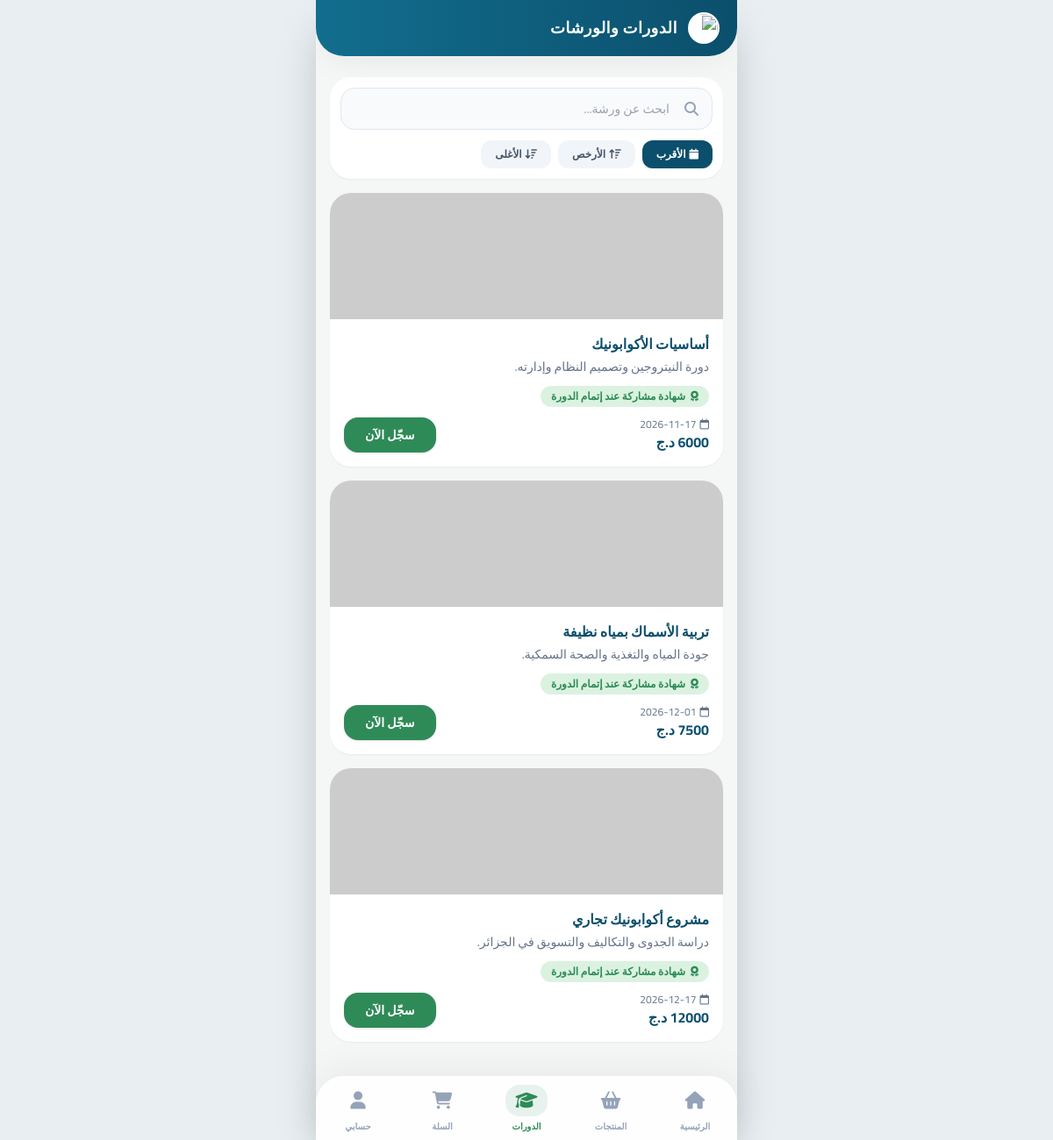
/workshops (signed in), run on an earlier commit of the app's database.
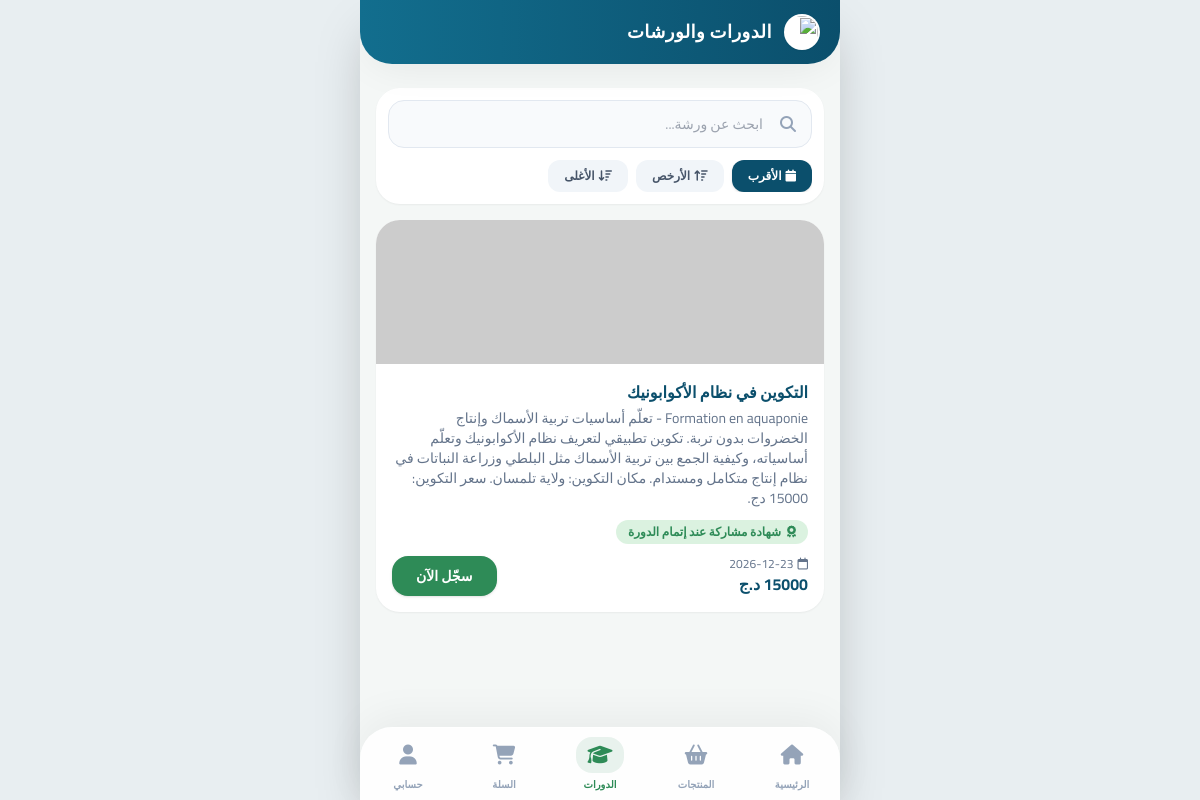
And on a later commit of the database.
### models.py (models this page shows)
class Workshop(db.Model):
    id = db.Column(db.Integer, primary_key=True)
    title = db.Column(db.String(150), nullable=False)
    description = db.Column(db.Text, default="")
    price = db.Column(db.Float, default=0)
    date = db.Column(db.Date)
    image_url = db.Column(db.String(300), default="")

### app.py (the view)
@app.route("/workshops")
@login_required
def workshops():
    search_query = request.args.get('q', '').strip()
    sort_by = request.args.get('sort', 'date_asc')
    query = Workshop.query
    if search_query:
        query = query.filter(
            (Workshop.title.ilike(f'%{search_query}%')) |
            (Workshop.description.ilike(f'%{search_query}%'))
        )
    if sort_by == 'price_asc':
        query = query.order_by(Workshop.price.asc())
    elif sort_by == 'price_desc':
        query = query.order_by(Workshop.price.desc())
    else:
        query = query.order_by(Workshop.date.asc())
    workshops = query.all()
    in_cart = {k for k in session.get("cart", {}) if k.startswith("w:")}
    return render_template("workshops.html", workshops=workshops, in_cart=in_cart, search_query=search_query, sort_by=sort_by)

### app.py (called while the page is built)
@login_manager.user_loader
def load_user(uid):
    return db.session.get(User, int(uid))

@app.context_processor
def inject_cart_count():
    return {"cart_count": sum(session.get("cart", {}).values())}

### templates/workshops.html
{% extends 'base.html' %}{% block title %}الدورات{% endblock %}{% block page_title %}الدورات والورشات{% endblock %}
{% block content %}
<div class="bg-white rounded-3xl p-3 shadow-sm mb-4">
  <form method="GET" action="{{ url_for('workshops') }}" class="flex flex-col gap-3">
    <div class="relative">
      <i class="fa-solid fa-magnifying-glass absolute right-4 top-1/2 -translate-y-1/2 text-slate-400"></i>
      <input type="text" name="q" value="{{ search_query }}" placeholder="ابحث عن ورشة..."
             class="w-full h-12 rounded-2xl bg-slate-50 border border-slate-200 pr-12 pl-4 text-sm focus:outline-none focus:ring-2 focus:ring-leaf">
    </div>
    <div class="flex gap-2 overflow-x-auto no-scrollbar">
      <button type="submit" name="sort" value="date_asc"
              class="shrink-0 px-4 py-2 rounded-xl text-xs font-bold transition {{ 'bg-ocean text-white shadow' if sort_by=='date_asc' else 'bg-slate-100 text-slate-600' }}">
        <i class="fa-solid fa-calendar ml-1"></i>الأقرب
      </button>
      <button type="submit" name="sort" value="price_asc"
              class="shrink-0 px-4 py-2 rounded-xl text-xs font-bold transition {{ 'bg-ocean text-white shadow' if sort_by=='price_asc' else 'bg-slate-100 text-slate-600' }}">
        <i class="fa-solid fa-arrow-up-wide-short ml-1"></i>الأرخص
      </button>
      <button type="submit" name="sort" value="price_desc"
              class="shrink-0 px-4 py-2 rounded-xl text-xs font-bold transition {{ 'bg-ocean text-white shadow' if sort_by=='price_desc' else 'bg-slate-100 text-slate-600' }}">
        <i class="fa-solid fa-arrow-down-wide-short ml-1"></i>الأغلى
      </button>
    </div>
  </form>
</div>
<div class="space-y-4">
{% for w in workshops %}
<div class="bg-white rounded-3xl shadow-sm overflow-hidden">
  <img src="{{ w.image_url }}" class="h-36 w-full object-cover" alt="">
  <div class="p-4">
    <h3 class="font-extrabold text-ocean">{{ w.title }}</h3>
    <p class="text-sm text-slate-500 mt-1">{{ w.description }}</p>
    <span class="inline-flex items-center gap-1.5 mt-3 rounded-full bg-mint/30 text-leaf px-3 py-1 text-xs font-extrabold"><i class="fa-solid fa-award"></i>شهادة مشاركة عند إتمام الدورة</span>
    <div class="flex items-center justify-between mt-3">
      <div class="text-xs text-slate-500"><i class="fa-regular fa-calendar ml-1"></i>{{ w.date.strftime('%Y-%m-%d') if w.date }}<br><b class="text-ocean text-base">{{ '%g' % w.price }} د.ج</b></div>
      {% if 'w:%d'|format(w.id) in in_cart %}<a href="{{ url_for('cart') }}" class="px-5 py-2.5 rounded-2xl bg-mint/40 text-leaf font-bold text-sm"><i class="fa-solid fa-check ml-1"></i>في السلة</a>
      {% else %}<form method="post" action="{{ url_for('cart_add', kind='w', item_id=w.id) }}"><button class="px-6 py-2.5 rounded-2xl bg-leaf text-white font-extrabold text-sm shadow active:scale-95 transition">سجّل الآن</button></form>{% endif %}
    </div>
  </div>
</div>
{% else %}
  <div class="text-center text-slate-500 py-10">
    <i class="fa-solid fa-graduation-cap text-4xl text-slate-300 mb-3"></i>
    <p>لا توجد ورشات تطابق بحثك.</p>
    <a href="{{ url_for('workshops') }}" class="inline-block mt-3 text-leaf font-bold text-sm">مسح البحث</a>
  </div>
{% endfor %}
</div>
{% endblock %}

### templates/base.html (shortened to what this page needs)
<!DOCTYPE html>
<html lang="ar" dir="rtl">
<head>
<link rel="stylesheet" href="https://cdnjs.cloudflare.com/ajax/libs/font-awesome/6.5.1/css/all.min.css" media="print" onload="this.media='all'">
<link rel="stylesheet" href="{{ url_for('static', filename='css/app.css') }}?v=1">
</head>
<body class="font-sans text-slate-800">
<div class="relative max-w-[480px] mx-auto min-h-screen bg-app shadow-2xl overflow-hidden">
  {% if current_user.is_authenticated %}
  <header class="sticky top-0 z-30 bg-gradient-to-l from-ocean to-[#126E8E] text-white px-5 h-16 flex items-center gap-3 rounded-b-[2rem] shadow-soft">
    <img src="{{ url_for('static', filename='images/logo.svg') }}" class="h-9 w-9 rounded-full bg-white p-0.5 shadow-sm" alt="">
    <h1 class="font-extrabold text-lg tracking-wide">{% block page_title %}AquaSmart DZ{% endblock %}</h1>
  </header>
  {% endif %}
  {% set msgs = get_flashed_messages(with_categories=true) %}
  <main class="px-4 pt-6 {{ 'pb-28' if current_user.is_authenticated else 'pb-8' }} animate__animated animate__fadeIn">
    {% block content %}{% endblock %}
  </main>
  {% if current_user.is_authenticated %}
  <nav class="fixed bottom-0 inset-x-0 mx-auto max-w-[480px] z-40 glass-nav rounded-t-[2rem] shadow-[0_-10px_40px_rgba(0,0,0,0.05)] pb-safe">
    <div class="grid grid-cols-5 h-[4.5rem]">
      {% set ep = request.endpoint or '' %}
      {% for e, group, icon, label in [
        ('home', ['home'], 'fa-house', 'الرئيسية'),
        ('products', ['products'], 'fa-basket-shopping', 'المنتجات'),
        ('workshops', ['workshops'], 'fa-graduation-cap', 'الدورات'),
        ('cart', ['cart'], 'fa-cart-shopping', 'السلة'),
        ('profile', ['profile','admin_dashboard','admin_crud','admin_users','admin_orders','admin_aquarium'], 'fa-user', 'حسابي')] %}
      <a href="{{ url_for(e) }}" class="flex flex-col items-center justify-center gap-1 text-[10px] font-extrabold transition-all duration-300 {{ 'text-leaf' if ep in group else 'text-slate-400 hover:text-slate-600' }}">
        <span class="relative h-9 w-12 grid place-items-center rounded-2xl {{ 'bg-leaf/10 text-leaf' if ep in group }} transition-all duration-300">
          <i class="fa-solid {{ icon }} text-xl"></i>
        </span>{{ label }}
      </a>{% endfor %}
    </div>
  </nav>
  {% endif %}
</div>
</body></html>

### templates/base.html (style rules this page uses)
.no-scrollbar { scrollbar-width:none }
html { -webkit-tap-highlight-color:transparent }
body { overscroll-behavior-y:none; background-color: #E8EEF1; }
.pb-safe { padding-bottom:env(safe-area-inset-bottom) }
.glass-nav { background: rgba(255, 255, 255, 0.85); backdrop-filter: blur(12px); -webkit-backdrop-filter: blur(12px); border-top: 1px solid rgba(255,255,255,0.5); }

What changed in the data, as far as the page shows it:
removed Workshop: title "أساسيات الأكوابونيك", description "دورة النيتروجين وتصميم النظام وإدارته.", date "2026-11-17", price "6000"
removed Workshop: title "تربية الأسماك بمياه نظيفة", description "جودة المياه والتغذية والصحة السمكية.", date "2026-12-01", price "7500"
removed Workshop: title "مشروع أكوابونيك تجاري", description "دراسة الجدوى والتكاليف والتسويق في الجزائر.", date "2026-12-17"
added Workshop: title "التكوين في نظام الأكوابونيك", description "Formation en aquaponie - تعلّم أساسيات تربية الأسماك وإنتاج الخضروات بدون تربة. تكوين تطبيقي لتعريف نظام الأكوابونيك وتعلّم أساسياته، وكيفية الجمع بين تربية الأسماك مثل البلطي وزراعة النباتات في نظام إنتاج متكامل ومستدام. مكان التكوين: ولاية تلمسان. سعر التكوين: 15000 دج.", date "2026-12-23"
